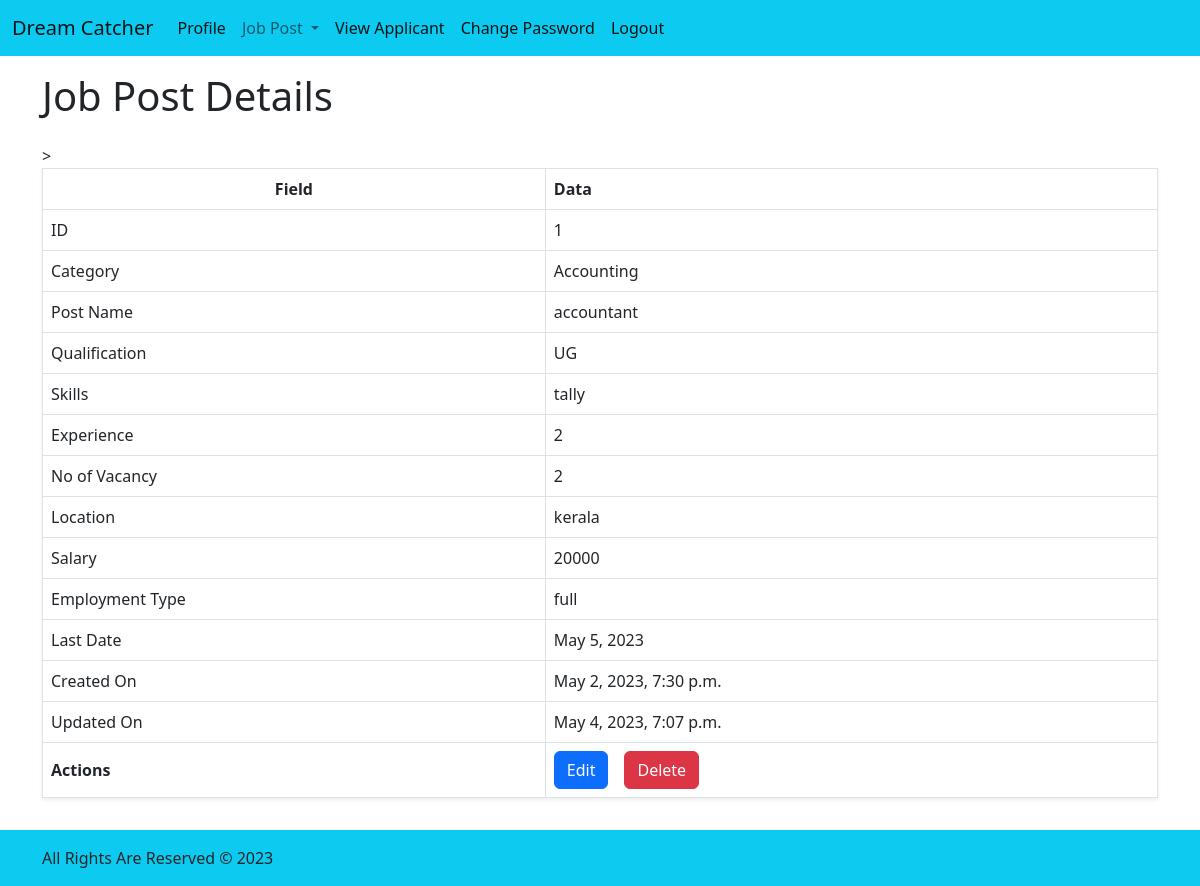
Page /jobposts/1/detail/ on the committed database.
### core/models.py (models this page shows, shortened)
class JobPostModel(models.Model):
    class CatChoices(models.TextChoices):
        Accounting = "Accounting","Accounting"
        administrative_assistant = "admini","Administrative Assistant"
        architect = "architect","Architect"
        computer_programmer = "cp","Computer Programmer"
        Construction = "con","Construction"
        Customer_service = "cs","Ustomer Service"
        dbadministrator = "dbadmini","Database Administrator"
        HR = "hr","Human Resources"
        marketing = "marketing","Marketing"
        retail = "retail","Retail"
        sales ="sales","Sales"
    class QualificationChoices(models.TextChoices):
        Phd = "phd","PhD"
        PG = "PG","Post Graduate"
        UG = "UG","Under Graduate"
        Diploma ="Dip","Diploma"
        X ="X","SSLC"
    class EmploymentTypeChoices(models.TextChoices):
        Full_time = "full","Full Time"
        Part_time= "part","Part Time"
    category  = models.CharField(max_length=64,choices=CatChoices.choices)
    post_name = models.CharField(max_length=64)
    qualification = models.CharField(max_length=64,choices=QualificationChoices.choices)
    skills = models.TextField(max_length=60)
    experience = models.IntegerField()
    no_of_vacancy = models.IntegerField()
    location = models.CharField(max_length=255)
    salary = models.IntegerField()
    employment_type = models.CharField(max_length=64,choices=EmploymentTypeChoices.choices)
    last_date = models.DateField()
    created_on = models.DateTimeField(auto_now_add=True)
    updated_on = models.DateTimeField(auto_now=True)

### core/views.py (the view)
# urls.py: path("jobposts/<int:pk>/detail/", views.JobpostDetailView.as_view(), name="jobpost_detail"),
class JobpostDetailView(views.DetailView):
        template_name = "core/jobpost/jobpost_detail.html"
        model = models.JobPostModel
        context_object_name = "jobpost"

### templates/core/jobpost/jobpost_detail.html
{% extends 'base_e.html' %} {% block content %}
<div class="container-lg d-flex flex-column gap-3 py-3">
  <div class="row">
    <div class="col">
      <h1>Job Post Details</h1>
    </div>
  </div>
  <div class="row">
    <div class="col">
      <table class="table table-bordered align-middle shadow-sm">
        <thead>
          <tr>
            <th class="text-center">Field</th>
            <th>Data</th>
          </tr>
        </thead>
        <tbody>
          <tr>
            <td>ID</td>
            <td>{{jobpost.id}}</td>
          </tr>
          <tr>
            <td>Category</td>
            <td>{{jobpost.category}}</td>
          </tr>
          <tr>
            <td>Post Name</td>
            <td>{{jobpost.post_name}}</td>
          </tr>
          <tr>
            <td>Qualification</td>
            <td>{{jobpost.qualification}}</td>
          </tr>
          <tr>
            <td>Skills</td>
            <td>{{jobpost.skills}}</td>
          </tr>
          <tr>
            <td>Experience</td>
            <td>{{jobpost.experience}}</td>
          </tr>
          <tr>
          <tr>
            <td>No of Vacancy</td>
            <td>{{jobpost.no_of_vacancy}}</td>
          </tr>
          <tr>
            <td>Location</td>
            <td>{{jobpost.location}}</td>
          </tr>
          <tr>
            <td>Salary</td>>
            <td>{{jobpost.salary}}</td>
          </tr>
          <tr>
            <td>Employment Type</td>
            <td>{{jobpost.employment_type}}</td>
            </tr>
            <tr>
                <td>Last Date</td>
                <td>{{jobpost.last_date}}</td>
            </tr>
          <tr>
            <td>Created On</td>
            <td>{{jobpost.created_on}}</td>
          </tr>
          <tr>
            <td>Updated On</td>
            <td>{{jobpost.updated_on}}</td>
          </tr>
          <tr>
            <th>Actions</th>
            <td>
              <div class="d-flex gap-3 flex-wrap">
                <a
                  href="{% url 'core:jobpost_update' jobpost.id %}"
                  class="btn btn-primary"
                  >Edit</a
                >
                <a
                  href="{% url 'core:jobpost_delete' jobpost.id %}"
                  class="btn btn-danger"
                  >Delete</a
                >
              </div>
            </td>
          </tr>
        </tbody>
      </table>
    </div>
  </div>
</div>
{% endblock %}

### rows in the picture
JobPostModel: id "1", category "Accounting", post_name "accountant", qualification "UG", skills "tally", experience "2", no_of_vacancy "2", location "kerala", salary "20000", employment_type "full", last_date "May 5, 2023", created_on "May 2, 2023, 7:30 p.m.", updated_on "May 4, 2023, 7:07 p.m."
